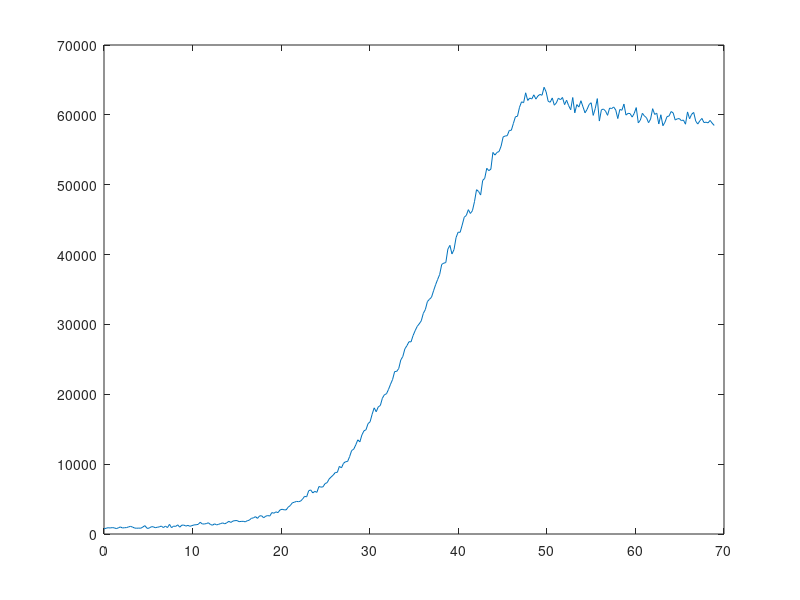

Write the MATLAB code that produced this figure. (Note: this script raises an error after producing the figure.)
clear
clc

load CENPK21C_0410.mat
load S288C_0410.mat

S288C_diff_sucrose_pbprch = S288C_0410.S288C_diff_sucrose_pbprch;
T = S288C_diff_sucrose_pbprch(1,2:end)';
ytrue = S288C_diff_sucrose_pbprch(5,2:end)';

plot(T,ytrue);
hold on;

h = plot(T,nan*ytrue,'r');
set(h,'tag','solution');
x0 = [15 1 1e5];   
ub = [100 10 1e6];        
lb = [0 0 0];         
F = @(x) COST(x,T,ytrue);
xout = fmincon(F,x0,[],[],[],[],lb,ub); 
legend({'Experimental Data','Fitted Data'});
xout(2)


function COST = COST(x,T,ytrue)


y0 = x(1);
r = x(2);
K = x(3);
% The cost function calls the ODE solver.
[tout,yout] = ode45(@dydt,T,y0,[],r,K);
COST = sum((yout - ytrue).^2);
h = findobj('tag','solution');
set(h,'ydata',yout);
title(['y0 = ' num2str(y0) '   ' 'r = ' num2str(r) '    K = ' num2str(K)]);

drawnow;


end

function yprime = dydt(t,y,r,K)
yprime = r*y*(1-y/K);
end
